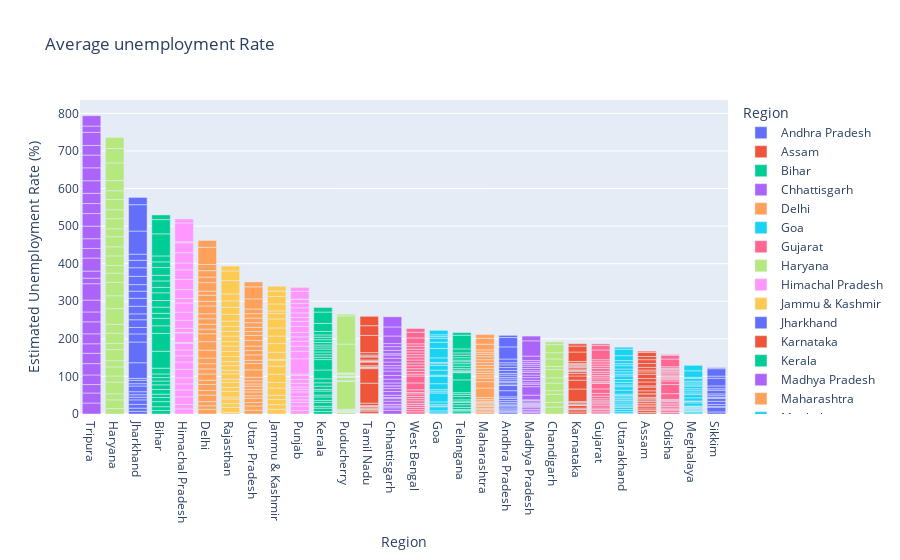

Notebook cell for this chart:
### Code cell
#Average employment Rate
fig = px.bar(data, x = "Region", y = " Estimated Unemployment Rate (%)", color = "Region", title = "Average unemployment Rate")
fig.update_layout(xaxis = {'categoryorder':'total descending'})
fig.show()                 #highest employement Rate tripura lowest sikkim

### Figure 1 — Plotly figure (JSON) as saved in the notebook; plotly's stock layout.template omitted (floating-point values rounded to 4 significant figures)
{"data": [{"alignmentgroup": "True", "hovertemplate": "Region=%{x}<br> Estimated Unemployment Rate (%)=%{y}<extra></extra>", "legendgroup": "Andhra Pradesh", "marker": {"color": "#636efa", "pattern": {"shape": ""}}, "name": "Andhra Pradesh", "offsetgroup": "Andhra Pradesh", "orientation": "v", "showlegend": true, "textposition": "auto", "type": "bar", "x": ["Andhra Pradesh", "Andhra Pradesh", "Andhra Pradesh", "Andhra Pradesh", "Andhra Pradesh", "Andhra Pradesh", "Andhra Pradesh", "Andhra Pradesh", "Andhra Pradesh", "Andhra Pradesh", "Andhra Pradesh", "Andhra Pradesh", "Andhra Pradesh", "Andhra Pradesh", "Andhra Pradesh", "Andhra Pradesh", "Andhra Pradesh", "Andhra Pradesh", "Andhra Pradesh", "Andhra Pradesh", "Andhra Pradesh", "Andhra Pradesh", "Andhra Pradesh", "Andhra Pradesh", "Andhra Pradesh", "Andhra Pradesh", "Andhra Pradesh", "Andhra Pradesh"], "xaxis": "x", "y": [3.65, 3.05, 3.75, 3.32, 5.17, 3.52, 4.12, 4.38, 4.84, 5.91, 4.06, 16.29, 14.46, 0.85, 6.09, 3.8, 5.64, 4.61, 6.01, 4.7, 7.54, 7.88, 7.11, 5.66, 9.88, 32.3, 24.91, 5.86], "yaxis": "y"}, {"alignmentgroup": "True", "hovertemplate": "Region=%{x}<br> Estimated Unemployment Rate (%)=%{y}<extra></extra>", "legendgroup": "Assam", "marker": {"color": "#EF553B", "pattern": {"shape": ""}}, "name": "Assam", "offsetgroup": "Assam", "orientation": "v", "showlegend": true, "textposition": "auto", "type": "bar", "x": ["Assam", "Assam", "Assam", "Assam", "Assam", "Assam", "Assam", "Assam", "Assam", "Assam", "Assam", "Assam", "Assam", "Assam", "Assam", "Assam", "Assam", "Assam", "Assam", "Assam", "Assam", "Assam", "Assam", "Assam", "Assam", "Assam"], "xaxis": "x", "y": [4.29, 5.08, 4.26, 5.79, 4.46, 4.65, 4.66, 4.29, 3.26, 3.77, 9.38, 0, 7.87, 9.89, 3.21, 10.39, 9.26, 11.17, 6.31, 5.02, 7.24, 9.98, 10.34, 8.37, 10.77, 3.42], "yaxis": "y"}, {"alignmentgroup": "True", "hovertemplate": "Region=%{x}<br> Estimated Unemployment Rate (%)=%{y}<extra></extra>", "legendgroup": "Bihar", "marker": {"color": "#00cc96", "pattern": {"shape": ""}}, "name": "Bihar", "offsetgroup": "Bihar", "orientation": "v", "showlegend": true, "textposition": "auto", "type": "bar", "x": ["Bihar", "Bihar", "Bihar", "Bihar", "Bihar", "Bihar", "Bihar", "Bihar", "Bihar", "Bihar", "Bihar", "Bihar", "Bihar", "Bihar", "Bihar", "Bihar", "Bihar", "Bihar", "Bihar", "Bihar", "Bihar", "Bihar", "Bihar", "Bihar", "Bihar", "Bihar", "Bihar", "Bihar"], "xaxis": "x", "y": [9.27, 10.2, 13.44, 11, 8.87, 12.47, 12.4, 10.16, 9.13, 9.61, 15.39, 45.09, 47.26, 20.49, 19.9, 13.29, 16.41, 17.66, 20.46, 14.06, 17.62, 14.91, 20.69, 15.11, 15.73, 58.77, 37.87, 12.45], "yaxis": "y"}, {"alignmentgroup": "True", "hovertemplate": "Region=%{x}<br> Estimated Unemployment Rate (%)=%{y}<extra></extra>", "legendgroup": "Chhattisgarh", "marker": {"color": "#ab63fa", "pattern": {"shape": ""}}, "name": "Chhattisgarh", "offsetgroup": "Chhattisgarh", "orientation": "v", "showlegend": true, "textposition": "auto", "type": "bar", "x": ["Chhattisgarh", "Chhattisgarh", "Chhattisgarh", "Chhattisgarh", "Chhattisgarh", "Chhattisgarh", "Chhattisgarh", "Chhattisgarh", "Chhattisgarh", "Chhattisgarh", "Chhattisgarh", "Chhattisgarh", "Chhattisgarh", "Chhattisgarh", "Chhattisgarh", "Chhattisgarh", "Chhattisgarh", "Chhattisgarh", "Chhattisgarh", "Chhattisgarh", "Chhattisgarh", "Chhattisgarh", "Chhattisgarh", "Chhattisgarh", "Chhattisgarh", "Chhattisgarh", "Chhattisgarh", "Chhattisgarh"], "xaxis": "x", "y": [9.82, 6.76, 4.54, 4.64, 8.33, 6.96, 2.77, 6.11, 9.89, 7.89, 7.31, 0, 7.64, 10.14, 9.77, 11.77, 8.17, 6.29, 9.46, 10.27, 8.32, 3.57, 9.01, 9.79, 8.21, 20.13, 24.1, 27.07], "yaxis": "y"}, {"alignmentgroup": "True", "hovertemplate": "Region=%{x}<br> Estimated Unemployment Rate (%)=%{y}<extra></extra>", "legendgroup": "Delhi", "marker": {"color": "#FFA15A", "pattern": {"shape": ""}}, "name": "Delhi", "offsetgroup": "Delhi", "orientation": "v", "showlegend": true, "textposition": "auto", "type": "bar", "x": ["Delhi", "Delhi", "Delhi", "Delhi", "Delhi", "Delhi", "Delhi", "Delhi", "Delhi", "Delhi", "Delhi", "Delhi", "Delhi", "Delhi", "Delhi", "Delhi", "Delhi", "Delhi", "Delhi", "Delhi", "Delhi", "Delhi", "Delhi", "Delhi", "Delhi", "Delhi", "Delhi", "Delhi"], "xaxis": "x", "y": [12.56, 9.33, 11.07, 17.18, 12.5, 15.84, 11.11, 16.97, 13.48, 13.81, 15.18, 20.69, 22.76, 21.14, 12.31, 12.76, 14.68, 13.52, 20.59, 12.41, 16.11, 11.07, 22.45, 14.86, 17.09, 16.51, 45.78, 18.11], "yaxis": "y"}, {"alignmentgroup": "True", "hovertemplate": "Region=%{x}<br> Estimated Unemployment Rate (%)=%{y}<extra></extra>", "legendgroup": "Goa", "marker": {"color": "#19d3f3", "pattern": {"shape": ""}}, "name": "Goa", "offsetgroup": "Goa", "orientation": "v", "showlegend": true, "textposition": "auto", "type": "bar", "x": ["Goa", "Goa", "Goa", "Goa", "Goa", "Goa", "Goa", "Goa", "Goa", "Goa", "Goa", "Goa", "Goa", "Goa", "Goa", "Goa", "Goa", "Goa", "Goa", "Goa", "Goa", "Goa", "Goa", "Goa"], "xaxis": "x", "y": [2.91, 5.45, 10.98, 1.98, 3.61, 7.21, 23.71, 3.54, 5.38, 0, 15.91, 20, 2.75, 13.33, 12.28, 4.9, 3.16, 12.31, 25.2, 16.22, 10.92, 4.31, 4.76, 11.76], "yaxis": "y"}, {"alignmentgroup": "True", "hovertemplate": "Region=%{x}<br> Estimated Unemployment Rate (%)=%{y}<extra></extra>", "legendgroup": "Gujarat", "marker": {"color": "#FF6692", "pattern": {"shape": ""}}, "name": "Gujarat", "offsetgroup": "Gujarat", "orientation": "v", "showlegend": true, "textposition": "auto", "type": "bar", "x": ["Gujarat", "Gujarat", "Gujarat", "Gujarat", "Gujarat", "Gujarat", "Gujarat", "Gujarat", "Gujarat", "Gujarat", "Gujarat", "Gujarat", "Gujarat", "Gujarat", "Gujarat", "Gujarat", "Gujarat", "Gujarat", "Gujarat", "Gujarat", "Gujarat", "Gujarat", "Gujarat", "Gujarat", "Gujarat", "Gujarat", "Gujarat", "Gujarat"], "xaxis": "x", "y": [2.88, 4.77, 4.58, 3.7, 6.29, 4.91, 4.68, 3.46, 5.35, 6.64, 7.59, 12, 14.58, 1.41, 4.09, 6.31, 5.15, 4.2, 5.96, 5.45, 7.53, 5.71, 5.82, 6.04, 5.39, 25.94, 11.62, 4.54], "yaxis": "y"}, {"alignmentgroup": "True", "hovertemplate": "Region=%{x}<br> Estimated Unemployment Rate (%)=%{y}<extra></extra>", "legendgroup": "Haryana", "marker": {"color": "#B6E880", "pattern": {"shape": ""}}, "name": "Haryana", "offsetgroup": "Haryana", "orientation": "v", "showlegend": true, "textposition": "auto", "type": "bar", "x": ["Haryana", "Haryana", "Haryana", "Haryana", "Haryana", "Haryana", "Haryana", "Haryana", "Haryana", "Haryana", "Haryana", "Haryana", "Haryana", "Haryana", "Haryana", "Haryana", "Haryana", "Haryana", "Haryana", "Haryana", "Haryana", "Haryana", "Haryana", "Haryana", "Haryana", "Haryana", "Haryana", "Haryana"], "xaxis": "x", "y": [14.54, 23.08, 16.22, 30.94, 16.36, 24.17, 16.59, 29.56, 16.21, 27.19, 23.92, 41.61, 34.22, 35.57, 24.67, 20.42, 25.45, 24.19, 26.84, 21.04, 27.06, 23.65, 27.24, 23.29, 27.14, 46.89, 38.46, 29.41], "yaxis": "y"}, {"alignmentgroup": "True", "hovertemplate": "Region=%{x}<br> Estimated Unemployment Rate (%)=%{y}<extra></extra>", "legendgroup": "Himachal Pradesh", "marker": {"color": "#FF97FF", "pattern": {"shape": ""}}, "name": "Himachal Pradesh", "offsetgroup": "Himachal Pradesh", "orientation": "v", "showlegend": true, "textposition": "auto", "type": "bar", "x": ["Himachal Pradesh", "Himachal Pradesh", "Himachal Pradesh", "Himachal Pradesh", "Himachal Pradesh", "Himachal Pradesh", "Himachal Pradesh", "Himachal Pradesh", "Himachal Pradesh", "Himachal Pradesh", "Himachal Pradesh", "Himachal Pradesh", "Himachal Pradesh", "Himachal Pradesh", "Himachal Pradesh", "Himachal Pradesh", "Himachal Pradesh", "Himachal Pradesh", "Himachal Pradesh", "Himachal Pradesh", "Himachal Pradesh", "Himachal Pradesh", "Himachal Pradesh", "Himachal Pradesh", "Himachal Pradesh", "Himachal Pradesh", "Himachal Pradesh", "Himachal Pradesh"], "xaxis": "x", "y": [13.68, 11.43, 20.59, 18.56, 15.98, 15.81, 22.86, 19.46, 16.67, 15.42, 17.71, 2.13, 25.64, 1.12, 10.88, 21.43, 21.51, 24.48, 12, 23.77, 27.27, 25.32, 18.15, 27.31, 26.44, 2.7, 50, 10.81], "yaxis": "y"}, {"alignmentgroup": "True", "hovertemplate": "Region=%{x}<br> Estimated Unemployment Rate (%)=%{y}<extra></extra>", "legendgroup": "Jammu & Kashmir", "marker": {"color": "#FECB52", "pattern": {"shape": ""}}, "name": "Jammu & Kashmir", "offsetgroup": "Jammu & Kashmir", "orientation": "v", "showlegend": true, "textposition": "auto", "type": "bar", "x": ["Jammu & Kashmir", "Jammu & Kashmir", "Jammu & Kashmir", "Jammu & Kashmir", "Jammu & Kashmir", "Jammu & Kashmir", "Jammu & Kashmir", "Jammu & Kashmir", "Jammu & Kashmir", "Jammu & Kashmir", "Jammu & Kashmir", "Jammu & Kashmir", "Jammu & Kashmir", "Jammu & Kashmir", "Jammu & Kashmir", "Jammu & Kashmir", "Jammu & Kashmir", "Jammu & Kashmir", "Jammu & Kashmir", "Jammu & Kashmir", "Jammu & Kashmir"], "xaxis": "x", "y": [12.78, 12.09, 13.67, 11.32, 19.27, 14.73, 22.19, 21.23, 16, 2.22, 18.97, 23.04, 19.88, 21.55, 24.06, 14.29, 7.02, 18.54, 19.86, 14.29, 12.96], "yaxis": "y"}, {"alignmentgroup": "True", "hovertemplate": "Region=%{x}<br> Estimated Unemployment Rate (%)=%{y}<extra></extra>", "legendgroup": "Jharkhand", "marker": {"color": "#636efa", "pattern": {"shape": ""}}, "name": "Jharkhand", "offsetgroup": "Jharkhand", "orientation": "v", "showlegend": true, "textposition": "auto", "type": "bar", "x": ["Jharkhand", "Jharkhand", "Jharkhand", "Jharkhand", "Jharkhand", "Jharkhand", "Jharkhand", "Jharkhand", "Jharkhand", "Jharkhand", "Jharkhand", "Jharkhand", "Jharkhand", "Jharkhand", "Jharkhand", "Jharkhand", "Jharkhand", "Jharkhand", "Jharkhand", "Jharkhand", "Jharkhand", "Jharkhand", "Jharkhand", "Jharkhand", "Jharkhand", "Jharkhand", "Jharkhand", "Jharkhand"], "xaxis": "x", "y": [7.11, 8.46, 9.98, 12.06, 7.12, 6.57, 8.07, 15.15, 6.16, 9.06, 5.01, 41.72, 55.1, 21.53, 17.23, 20.51, 15.67, 20.25, 21.16, 19.05, 17.34, 22.01, 22.96, 19.67, 16.4, 61.48, 70.17, 19.38], "yaxis": "y"}, {"alignmentgroup": "True", "hovertemplate": "Region=%{x}<br> Estimated Unemployment Rate (%)=%{y}<extra></extra>", "legendgroup": "Karnataka", "marker": {"color": "#EF553B", "pattern": {"shape": ""}}, "name": "Karnataka", "offsetgroup": "Karnataka", "orientation": "v", "showlegend": true, "textposition": "auto", "type": "bar", "x": ["Karnataka", "Karnataka", "Karnataka", "Karnataka", "Karnataka", "Karnataka", "Karnataka", "Karnataka", "Karnataka", "Karnataka", "Karnataka", "Karnataka", "Karnataka", "Karnataka", "Karnataka", "Karnataka", "Karnataka", "Karnataka", "Karnataka", "Karnataka", "Karnataka", "Karnataka", "Karnataka", "Karnataka", "Karnataka", "Karnataka", "Karnataka", "Karnataka"], "xaxis": "x", "y": [5.46, 5.98, 0.52, 0.37, 3.2, 7.13, 1.19, 0.41, 2.57, 4.11, 2.39, 33.17, 23.72, 10.92, 6.56, 5, 2.29, 1.27, 3.57, 3.87, 3.44, 1.56, 3.31, 2.88, 4.92, 25.12, 15.88, 6.12], "yaxis": "y"}, {"alignmentgroup": "True", "hovertemplate": "Region=%{x}<br> Estimated Unemployment Rate (%)=%{y}<extra></extra>", "legendgroup": "Kerala", "marker": {"color": "#00cc96", "pattern": {"shape": ""}}, "name": "Kerala", "offsetgroup": "Kerala", "orientation": "v", "showlegend": true, "textposition": "auto", "type": "bar", "x": ["Kerala", "Kerala", "Kerala", "Kerala", "Kerala", "Kerala", "Kerala", "Kerala", "Kerala", "Kerala", "Kerala", "Kerala", "Kerala", "Kerala", "Kerala", "Kerala", "Kerala", "Kerala", "Kerala", "Kerala", "Kerala", "Kerala", "Kerala", "Kerala", "Kerala", "Kerala", "Kerala", "Kerala"], "xaxis": "x", "y": [6.63, 9, 4.95, 10.32, 5.35, 9.14, 5, 10.77, 4.11, 8.91, 8.85, 10.71, 23.38, 27.66, 6.11, 6.67, 7.58, 7.69, 5.52, 5.35, 6.71, 7.31, 6.65, 6.08, 9.14, 21.43, 30.28, 12.17], "yaxis": "y"}, {"alignmentgroup": "True", "hovertemplate": "Region=%{x}<br> Estimated Unemployment Rate (%)=%{y}<extra></extra>", "legendgroup": "Madhya Pradesh", "marker": {"color": "#ab63fa", "pattern": {"shape": ""}}, "name": "Madhya Pradesh", "offsetgroup": "Madhya Pradesh", "orientation": "v", "showlegend": true, "textposition": "auto", "type": "bar", "x": ["Madhya Pradesh", "Madhya Pradesh", "Madhya Pradesh", "Madhya Pradesh", "Madhya Pradesh", "Madhya Pradesh", "Madhya Pradesh", "Madhya Pradesh", "Madhya Pradesh", "Madhya Pradesh", "Madhya Pradesh", "Madhya Pradesh", "Madhya Pradesh", "Madhya Pradesh", "Madhya Pradesh", "Madhya Pradesh", "Madhya Pradesh", "Madhya Pradesh", "Madhya Pradesh", "Madhya Pradesh", "Madhya Pradesh", "Madhya Pradesh", "Madhya Pradesh", "Madhya Pradesh", "Madhya Pradesh", "Madhya Pradesh", "Madhya Pradesh", "Madhya Pradesh"], "xaxis": "x", "y": [3.63, 4.25, 3.92, 4.94, 3.08, 2.98, 2.72, 2.94, 3.66, 4.42, 1.19, 12.5, 22.46, 6.46, 3.91, 6.38, 7.38, 6.82, 7, 4.4, 6.06, 6.2, 5.17, 4.96, 4.8, 11.94, 40.49, 12.72], "yaxis": "y"}, {"alignmentgroup": "True", "hovertemplate": "Region=%{x}<br> Estimated Unemployment Rate (%)=%{y}<extra></extra>", "legendgroup": "Maharashtra", "marker": {"color": "#FFA15A", "pattern": {"shape": ""}}, "name": "Maharashtra", "offsetgroup": "Maharashtra", "orientation": "v", "showlegend": true, "textposition": "auto", "type": "bar", "x": ["Maharashtra", "Maharashtra", "Maharashtra", "Maharashtra", "Maharashtra", "Maharashtra", "Maharashtra", "Maharashtra", "Maharashtra", "Maharashtra", "Maharashtra", "Maharashtra", "Maharashtra", "Maharashtra", "Maharashtra", "Maharashtra", "Maharashtra", "Maharashtra", "Maharashtra", "Maharashtra", "Maharashtra", "Maharashtra", "Maharashtra", "Maharashtra", "Maharashtra", "Maharashtra", "Maharashtra", "Maharashtra"], "xaxis": "x", "y": [3.67, 4.34, 3.66, 3.76, 4.4, 3.81, 3.68, 3.03, 3.8, 4.24, 5.38, 25.28, 16.89, 9.4, 6.08, 6.46, 6.35, 7.57, 7.6, 7.51, 7.6, 7.83, 6.67, 5.34, 6.34, 14.99, 15.92, 10.01], "yaxis": "y"}, {"alignmentgroup": "True", "hovertemplate": "Region=%{x}<br> Estimated Unemployment Rate (%)=%{y}<extra></extra>", "legendgroup": "Meghalaya", "marker": {"color": "#19d3f3", "pattern": {"shape": ""}}, "name": "Meghalaya", "offsetgroup": "Meghalaya", "orientation": "v", "showlegend": true, "textposition": "auto", "type": "bar", "x": ["Meghalaya", "Meghalaya", "Meghalaya", "Meghalaya", "Meghalaya", "Meghalaya", "Meghalaya", "Meghalaya", "Meghalaya", "Meghalaya", "Meghalaya", "Meghalaya", "Meghalaya", "Meghalaya", "Meghalaya", "Meghalaya", "Meghalaya", "Meghalaya", "Meghalaya", "Meghalaya", "Meghalaya", "Meghalaya", "Meghalaya", "Meghalaya", "Meghalaya", "Meghalaya", "Meghalaya"], "xaxis": "x", "y": [3.16, 4.23, 1.03, 0.52, 0.24, 3.7, 1.5, 1.8, 0.97, 2.76, 1.28, 8.38, 3.73, 1.35, 8.4, 8.66, 4.43, 5.8, 5.3, 7.2, 3.02, 5.21, 4.76, 7.37, 2.8, 17.39, 14.58], "yaxis": "y"}, {"alignmentgroup": "True", "hovertemplate": "Region=%{x}<br> Estimated Unemployment Rate (%)=%{y}<extra></extra>", "legendgroup": "Odisha", "marker": {"color": "#FF6692", "pattern": {"shape": ""}}, "name": "Odisha", "offsetgroup": "Odisha", "orientation": "v", "showlegend": true, "textposition": "auto", "type": "bar", "x": ["Odisha", "Odisha", "Odisha", "Odisha", "Odisha", "Odisha", "Odisha", "Odisha", "Odisha", "Odisha", "Odisha", "Odisha", "Odisha", "Odisha", "Odisha", "Odisha", "Odisha", "Odisha", "Odisha", "Odisha", "Odisha", "Odisha", "Odisha", "Odisha", "Odisha", "Odisha", "Odisha", "Odisha"], "xaxis": "x", "y": [4.17, 4.71, 3.31, 3.68, 4.31, 4.28, 4.72, 4.67, 1.81, 3.31, 15.09, 24.48, 9.45, 4.59, 2.95, 2.63, 1.78, 3.5, 3.78, 4.5, 2.23, 3.36, 2.28, 2.19, 3.96, 20.5, 10, 2.18], "yaxis": "y"}, {"alignmentgroup": "True", "hovertemplate": "Region=%{x}<br> Estimated Unemployment Rate (%)=%{y}<extra></extra>", "legendgroup": "Puducherry", "marker": {"color": "#B6E880", "pattern": {"shape": ""}}, "name": "Puducherry", "offsetgroup": "Puducherry", "orientation": "v", "showlegend": true, "textposition": "auto", "type": "bar", "x": ["Puducherry", "Puducherry", "Puducherry", "Puducherry", "Puducherry", "Puducherry", "Puducherry", "Puducherry", "Puducherry", "Puducherry", "Puducherry", "Puducherry", "Puducherry", "Puducherry", "Puducherry", "Puducherry", "Puducherry", "Puducherry", "Puducherry", "Puducherry", "Puducherry", "Puducherry", "Puducherry", "Puducherry", "Puducherry", "Puducherry"], "xaxis": "x", "y": [0, 0, 0, 4.85, 0, 1.18, 0, 1.99, 0.58, 1.74, 2.31, 74.51, 1.25, 0, 0, 8.95, 1.22, 1.17, 1.37, 5.21, 0.57, 1.78, 0.62, 76.74, 75, 4.55], "yaxis": "y"}, {"alignmentgroup": "True", "hovertemplate": "Region=%{x}<br> Estimated Unemployment Rate (%)=%{y}<extra></extra>", "legendgroup": "Punjab", "marker": {"color": "#FF97FF", "pattern": {"shape": ""}}, "name": "Punjab", "offsetgroup": "Punjab", "orientation": "v", "showlegend": true, "textposition": "auto", "type": "bar", "x": ["Punjab", "Punjab", "Punjab", "Punjab", "Punjab", "Punjab", "Punjab", "Punjab", "Punjab", "Punjab", "Punjab", "Punjab", "Punjab", "Punjab", "Punjab", "Punjab", "Punjab", "Punjab", "Punjab", "Punjab", "Punjab", "Punjab", "Punjab", "Punjab", "Punjab", "Punjab", "Punjab", "Punjab"], "xaxis": "x", "y": [9.17, 12.21, 9.64, 6.69, 8.59, 12.56, 7.07, 6.13, 9.69, 10.41, 10.51, 3.69, 40.59, 20, 13.49, 13.17, 11.61, 11.99, 15.69, 13.75, 10.39, 11.97, 13.68, 11.99, 9.97, 1.13, 20.54, 10.55], "yaxis": "y"}, {"alignmentgroup": "True", "hovertemplate": "Region=%{x}<br> Estimated Unemployment Rate (%)=%{y}<extra></extra>", "legendgroup": "Rajasthan", "marker": {"color": "#FECB52", "pattern": {"shape": ""}}, "name": "Rajasthan", "offsetgroup": "Rajasthan", "orientation": "v", "showlegend": true, "textposition": "auto", "type": "bar", "x": ["Rajasthan", "Rajasthan", "Rajasthan", "Rajasthan", "Rajasthan", "Rajasthan", "Rajasthan", "Rajasthan", "Rajasthan", "Rajasthan", "Rajasthan", "Rajasthan", "Rajasthan", "Rajasthan", "Rajasthan", "Rajasthan", "Rajasthan", "Rajasthan", "Rajasthan", "Rajasthan", "Rajasthan", "Rajasthan", "Rajasthan", "Rajasthan", "Rajasthan", "Rajasthan", "Rajasthan", "Rajasthan"], "xaxis": "x", "y": [4.03, 13.7, 9.7, 12.5, 5.45, 14.66, 10.47, 13.96, 8, 14.48, 9.47, 12.25, 10.45, 13.86, 13.62, 14.36, 11.67, 14.71, 12.63, 13.02, 14.3, 18.04, 18.82, 17.02, 18.54, 35.53, 25.35, 13.04], "yaxis": "y"}, {"alignmentgroup": "True", "hovertemplate": "Region=%{x}<br> Estimated Unemployment Rate (%)=%{y}<extra></extra>", "legendgroup": "Sikkim", "marker": {"color": "#636efa", "pattern": {"shape": ""}}, "name": "Sikkim", "offsetgroup": "Sikkim", "orientation": "v", "showlegend": true, "textposition": "auto", "type": "bar", "x": ["Sikkim", "Sikkim", "Sikkim", "Sikkim", "Sikkim", "Sikkim", "Sikkim", "Sikkim", "Sikkim", "Sikkim", "Sikkim", "Sikkim", "Sikkim", "Sikkim", "Sikkim", "Sikkim", "Sikkim"], "xaxis": "x", "y": [5.48, 13.11, 1, 0, 5.81, 8.2, 7.76, 2.56, 4.82, 4.81, 9.68, 4.04, 7.37, 20.45, 5.77, 19.75, 2.63], "yaxis": "y"}, {"alignmentgroup": "True", "hovertemplate": "Region=%{x}<br> Estimated Unemployment Rate (%)=%{y}<extra></extra>", "legendgroup": "Tamil Nadu", "marker": {"color": "#EF553B", "pattern": {"shape": ""}}, "name": "Tamil Nadu", "offsetgroup": "Tamil Nadu", "orientation": "v", "showlegend": true, "textposition": "auto", "type": "bar", "x": ["Tamil Nadu", "Tamil Nadu", "Tamil Nadu", "Tamil Nadu", "Tamil Nadu", "Tamil Nadu", "Tamil Nadu", "Tamil Nadu", "Tamil Nadu", "Tamil Nadu", "Tamil Nadu", "Tamil Nadu", "Tamil Nadu", "Tamil Nadu", "Tamil Nadu", "Tamil Nadu", "Tamil Nadu", "Tamil Nadu", "Tamil Nadu", "Tamil Nadu", "Tamil Nadu", "Tamil Nadu", "Tamil Nadu", "Tamil Nadu", "Tamil Nadu", "Tamil Nadu", "Tamil Nadu", "Tamil Nadu"], "xaxis": "x", "y": [0.97, 0.92, 6.01, 2.91, 1.71, 1.46, 2.46, 3.73, 1.18, 1.17, 6.36, 53.19, 38.73, 2.06, 0.89, 1.56, 3.18, 9.53, 1.86, 1.13, 2.65, 8.05, 2.05, 3.31, 6.46, 45.55, 25.95, 24.93], "yaxis": "y"}, {"alignmentgroup": "True", "hovertemplate": "Region=%{x}<br> Estimated Unemployment Rate (%)=%{y}<extra></extra>", "legendgroup": "Telangana", "marker": {"color": "#00cc96", "pattern": {"shape": ""}}, "name": "Telangana", "offsetgroup": "Telangana", "orientation": "v", "showlegend": true, "textposition": "auto", "type": "bar", "x": ["Telangana", "Telangana", "Telangana", "Telangana", "Telangana", "Telangana", "Telangana", "Telangana", "Telangana", "Telangana", "Telangana", "Telangana", "Telangana", "Telangana", "Telangana", "Telangana", "Telangana", "Telangana", "Telangana", "Telangana", "Telangana", "Telangana", "Telangana", "Telangana", "Telangana", "Telangana", "Telangana", "Telangana"], "xaxis": "x", "y": [2.23, 5.92, 2.45, 1.4, 5.49, 7.29, 6.47, 1.35, 5.02, 9.02, 5.63, 4.51, 34.01, 19.3, 1.52, 1.43, 3.73, 4.19, 6.19, 6.74, 5.23, 4.22, 6.49, 6.74, 6.1, 10.5, 36.57, 6.92], "yaxis": "y"}, {"alignmentgroup": "True", "hovertemplate": "Region=%{x}<br> Estimated Unemployment Rate (%)=%{y}<extra></extra>", "legendgroup": "Tripura", "marker": {"color": "#ab63fa", "pattern": {"shape": ""}}, "name": "Tripura", "offsetgroup": "Tripura", "orientation": "v", "showlegend": true, "textposition": "auto", "type": "bar", "x": ["Tripura", "Tripura", "Tripura", "Tripura", "Tripura", "Tripura", "Tripura", "Tripura", "Tripura", "Tripura", "Tripura", "Tripura", "Tripura", "Tripura", "Tripura", "Tripura", "Tripura", "Tripura", "Tripura", "Tripura", "Tripura", "Tripura", "Tripura", "Tripura", "Tripura", "Tripura", "Tripura", "Tripura"], "xaxis": "x", "y": [29.25, 26.64, 22.47, 25.49, 30.23, 27.54, 25.25, 26.53, 31.91, 26.22, 31.61, 43.64, 14.71, 18.84, 34.69, 25.59, 25.81, 33.45, 33.57, 26.67, 27.15, 33.48, 34.37, 33.88, 25.69, 34.88, 16.78, 27.47], "yaxis": "y"}, {"alignmentgroup": "True", "hovertemplate": "Region=%{x}<br> Estimated Unemployment Rate (%)=%{y}<extra></extra>", "legendgroup": "Uttar Pradesh", "marker": {"color": "#FFA15A", "pattern": {"shape": ""}}, "name": "Uttar Pradesh", "offsetgroup": "Uttar Pradesh", "orientation": "v", "showlegend": true, "textposition": "auto", "type": "bar", "x": ["Uttar Pradesh", "Uttar Pradesh", "Uttar Pradesh", "Uttar Pradesh", "Uttar Pradesh", "Uttar Pradesh", "Uttar Pradesh", "Uttar Pradesh", "Uttar Pradesh", "Uttar Pradesh", "Uttar Pradesh", "Uttar Pradesh", "Uttar Pradesh", "Uttar Pradesh", "Uttar Pradesh", "Uttar Pradesh", "Uttar Pradesh", "Uttar Pradesh", "Uttar Pradesh", "Uttar Pradesh", "Uttar Pradesh", "Uttar Pradesh", "Uttar Pradesh", "Uttar Pradesh", "Uttar Pradesh", "Uttar Pradesh", "Uttar Pradesh", "Uttar Pradesh"], "xaxis": "x", "y": [10.26, 11.13, 9.19, 11.47, 6.45, 10.18, 6.94, 8.43, 6.06, 8.12, 9.37, 19.92, 16.89, 8.51, 14.4, 11.62, 11.8, 14.73, 13.58, 10.35, 11.31, 12.37, 12.34, 11.65, 12.32, 26.94, 32.06, 13.05], "yaxis": "y"}, {"alignmentgroup": "True", "hovertemplate": "Region=%{x}<br> Estimated Unemployment Rate (%)=%{y}<extra></extra>", "legendgroup": "Uttarakhand", "marker": {"color": "#19d3f3", "pattern": {"shape": ""}}, "name": "Uttarakhand", "offsetgroup": "Uttarakhand", "orientation": "v", "showlegend": true, "textposition": "auto", "type": "bar", "x": ["Uttarakhand", "Uttarakhand", "Uttarakhand", "Uttarakhand", "Uttarakhand", "Uttarakhand", "Uttarakhand", "Uttarakhand", "Uttarakhand", "Uttarakhand", "Uttarakhand", "Uttarakhand", "Uttarakhand", "Uttarakhand", "Uttarakhand", "Uttarakhand", "Uttarakhand", "Uttarakhand", "Uttarakhand", "Uttarakhand", "Uttarakhand", "Uttarakhand", "Uttarakhand", "Uttarakhand", "Uttarakhand", "Uttarakhand", "Uttarakhand"], "xaxis": "x", "y": [1.63, 4.65, 5.74, 6.11, 3.47, 4.83, 5.56, 4.52, 4.17, 4.85, 3.66, 3.57, 10.71, 9.17, 4.69, 6.94, 7.43, 9.62, 4.72, 6.34, 7.39, 8.92, 5.28, 8.15, 13.18, 17.36, 5.08], "yaxis": "y"}, {"alignmentgroup": "True", "hovertemplate": "Region=%{x}<br> Estimated Unemployment Rate (%)=%{y}<extra></extra>", "legendgroup": "West Bengal", "marker": {"color": "#FF6692", "pattern": {"shape": ""}}, "name": "West Bengal", "offsetgroup": "West Bengal", "orientation": "v", "showlegend": true, "textposition": "auto", "type": "bar", "x": ["West Bengal", "West Bengal", "West Bengal", "West Bengal", "West Bengal", "West Bengal", "West Bengal", "West Bengal", "West Bengal", "West Bengal", "West Bengal", "West Bengal", "West Bengal", "West Bengal", "West Bengal", "West Bengal", "West Bengal", "West Bengal", "West Bengal", "West Bengal", "West Bengal", "West Bengal", "West Bengal", "West Bengal", "West Bengal", "West Bengal", "West Bengal", "West Bengal"], "xaxis": "x", "y": [6.02, 5.85, 5.62, 5.58, 5.26, 6.78, 5.83, 5.79, 6.79, 3.78, 7.02, 18.32, 18.43, 4.94, 7.25, 7.38, 7.91, 7.27, 7.79, 7.83, 6.61, 7.24, 7.27, 7.55, 6.67, 15.63, 15.22, 9.86], "yaxis": "y"}, {"alignmentgroup": "True", "hovertemplate": "Region=%{x}<br> Estimated Unemployment Rate (%)=%{y}<extra></extra>", "legendgroup": "Chandigarh", "marker": {"color": "#B6E880", "pattern": {"shape": ""}}, "name": "Chandigarh", "offsetgroup": "Chandigarh", "orientation": "v", "showlegend": true, "textposition": "auto", "type": "bar", "x": ["Chandigarh", "Chandigarh", "Chandigarh", "Chandigarh", "Chandigarh", "Chandigarh", "Chandigarh", "Chandigarh", "Chandigarh", "Chandigarh", "Chandigarh", "Chandigarh"], "xaxis": "x", "y": [18.35, 12.4, 21.8, 9.52, 20.14, 13.99, 22.05, 8.33, 20, 16.67, 21.43, 7.22], "yaxis": "y"}], "layout": {"barmode": "relative", "legend": {"title": {"text": "Region"}, "tracegroupgap": 0}, "title": {"text": "Average unemployment Rate"}, "xaxis": {"anchor": "y", "categoryarray": ["Andhra Pradesh", "Assam", "Bihar", "Chhattisgarh", "Delhi", "Goa", "Gujarat", "Haryana", "Himachal Pradesh", "Jammu & Kashmir", "Jharkhand", "Karnataka", "Kerala", "Madhya Pradesh", "Maharashtra", "Meghalaya", "Odisha", "Puducherry", "Punjab", "Rajasthan", "Sikkim", "Tamil Nadu", "Telangana", "Tripura", "Uttar Pradesh", "Uttarakhand", "West Bengal", "Chandigarh"], "categoryorder": "total descending", "domain": [0, 1], "title": {"text": "Region"}}, "yaxis": {"anchor": "x", "domain": [0, 1], "title": {"text": " Estimated Unemployment Rate (%)"}}}}
